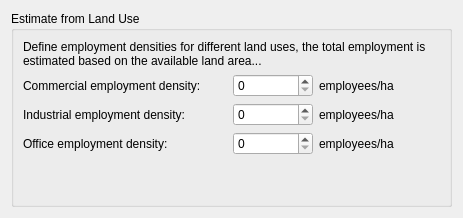
                        <widget class="QWidget" name="page_3">
                         <layout class="QVBoxLayout" name="verticalLayout_9">
                          <item>
                           <widget class="QGroupBox" name="employ_land_box">
                            <property name="title">
                             <string>Estimate from Land Use</string>
                            </property>
                            <layout class="QGridLayout" name="gridLayout_22">
                             <item row="2" column="3">
                              <widget class="QLabel" name="employ_land_ind_lbl2">
                               <property name="text">
                                <string>employees/ha</string>
                               </property>
                              </widget>
                             </item>
                             <item row="3" column="3">
                              <widget class="QLabel" name="employ_land_office_lbl2">
                               <property name="text">
                                <string>employees/ha</string>
                               </property>
                              </widget>
                             </item>
                             <item row="3" column="2">
                              <widget class="QDoubleSpinBox" name="employ_land_office">
                               <property name="minimumSize">
                                <size>
                                 <width>80</width>
                                 <height>0</height>
                                </size>
                               </property>
                               <property name="decimals">
                                <number>0</number>
                               </property>
                              </widget>
                             </item>
                             <item row="3" column="0">
                              <widget class="QLabel" name="employ_land_office_lbl">
                               <property name="text">
                                <string>Office employment density:</string>
                               </property>
                              </widget>
                             </item>
                             <item row="2" column="4">
                              <spacer name="horizontalSpacer_16">
                               <property name="orientation">
                                <enum>Qt::Horizontal</enum>
                               </property>
                               <property name="sizeHint" stdset="0">
                                <size>
                                 <width>40</width>
                                 <height>20</height>
                                </size>
                               </property>
                              </spacer>
                             </item>
                             <item row="2" column="2">
                              <widget class="QDoubleSpinBox" name="employ_land_ind">
                               <property name="minimumSize">
                                <size>
                                 <width>80</width>
                                 <height>0</height>
                                </size>
                               </property>
                               <property name="decimals">
                                <number>0</number>
                               </property>
                              </widget>
                             </item>
                             <item row="1" column="1">
                              <spacer name="horizontalSpacer_13">
                               <property name="orientation">
                                <enum>Qt::Horizontal</enum>
                               </property>
                               <property name="sizeType">
                                <enum>QSizePolicy::Fixed</enum>
                               </property>
                               <property name="sizeHint" stdset="0">
                                <size>
                                 <width>20</width>
                                 <height>20</height>
                                </size>
                               </property>
                              </spacer>
                             </item>
                             <item row="3" column="1">
                              <spacer name="horizontalSpacer_15">
                               <property name="orientation">
                                <enum>Qt::Horizontal</enum>
                               </property>
                               <property name="sizeType">
                                <enum>QSizePolicy::Fixed</enum>
                               </property>
                               <property name="sizeHint" stdset="0">
                                <size>
                                 <width>20</width>
                                 <height>20</height>
                                </size>
                               </property>
                              </spacer>
                             </item>
                             <item row="1" column="3">
                              <widget class="QLabel" name="employ_land_com_lbl2">
                               <property name="text">
                                <string>employees/ha</string>
                               </property>
                              </widget>
                             </item>
                             <item row="0" column="0" colspan="5">
                              <widget class="QLabel" name="employ_land_lbl">
                               <property name="text">
                                <string>Define employment densities for different land uses, the total employment is estimated based on the available land area...</string>
                               </property>
                               <property name="wordWrap">
                                <bool>true</bool>
                               </property>
                              </widget>
                             </item>
                             <item row="2" column="1">
                              <spacer name="horizontalSpacer_14">
                               <property name="orientation">
                                <enum>Qt::Horizontal</enum>
                               </property>
                               <property name="sizeType">
                                <enum>QSizePolicy::Fixed</enum>
                               </property>
                               <property name="sizeHint" stdset="0">
                                <size>
                                 <width>20</width>
                                 <height>20</height>
                                </size>
                               </property>
                              </spacer>
                             </item>
                             <item row="1" column="4">
                              <spacer name="horizontalSpacer_12">
                               <property name="orientation">
                                <enum>Qt::Horizontal</enum>
                               </property>
                               <property name="sizeHint" stdset="0">
                                <size>
                                 <width>40</width>
                                 <height>20</height>
                                </size>
                               </property>
                              </spacer>
                             </item>
                             <item row="3" column="4">
                              <spacer name="horizontalSpacer_17">
                               <property name="orientation">
                                <enum>Qt::Horizontal</enum>
                               </property>
                               <property name="sizeHint" stdset="0">
                                <size>
                                 <width>40</width>
                                 <height>20</height>
                                </size>
                               </property>
                              </spacer>
                             </item>
                             <item row="2" column="0">
                              <widget class="QLabel" name="employ_land_ind_lbl">
                               <property name="text">
                                <string>Industrial employment density:</string>
                               </property>
                              </widget>
                             </item>
                             <item row="1" column="2">
                              <widget class="QDoubleSpinBox" name="employ_land_com">
                               <property name="minimumSize">
                                <size>
                                 <width>80</width>
                                 <height>0</height>
                                </size>
                               </property>
                               <property name="decimals">
                                <number>0</number>
                               </property>
                              </widget>
                             </item>
                             <item row="1" column="0">
                              <widget class="QLabel" name="employ_land_com_lbl">
                               <property name="text">
                                <string>Commercial employment density:</string>
                               </property>
                              </widget>
                             </item>
                             <item row="4" column="0">
                              <spacer name="verticalSpacer_10">
                               <property name="orientation">
                                <enum>Qt::Vertical</enum>
                               </property>
                               <property name="sizeHint" stdset="0">
                                <size>
                                 <width>20</width>
                                 <height>40</height>
                                </size>
                               </property>
                              </spacer>
                             </item>
                            </layout>
                           </widget>
                          </item>
                         </layout>
                        </widget>
